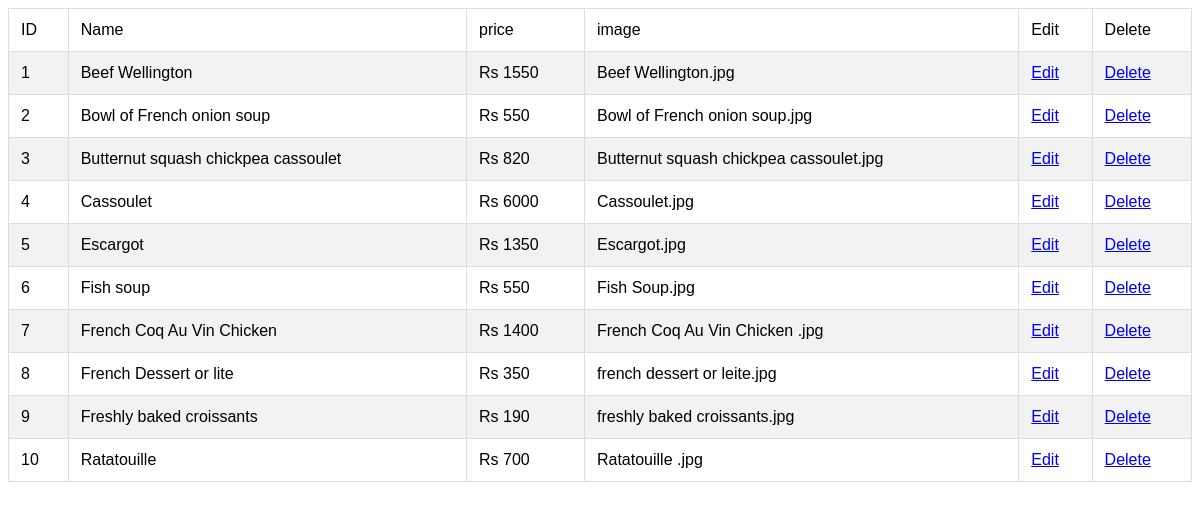
/edit_french.php, run on the app's committed database.
### tables this page shows
CREATE TABLE `french_food` (
  `id` int(20) NOT NULL,
  `name` varchar(50) NOT NULL,
  `price` varchar(50) NOT NULL,
  `image` varchar(200) NOT NULL
);

### edit_french.php (the view, shortened to what this page needs)
 <!DOCTYPE html>
<html>
<head>
</head>
<body>
	<table border="1">
		<tr><td>ID</td><td>Name</td><td>price</td><td>image</td><td>Edit</td><td> Delete</td></tr>
<?php
include ("db_conection.php");
$slelect_query = "SELECT * FROM french_food";
$result = $conn->query($slelect_query);
if ($result->num_rows > 0) {
  while($row = $result->fetch_assoc()) {
  	echo "<tr><td>".$row["id"]."</td><td>".$row["name"]."</td><td>".$row["price"]."
    </td><td>".$row["image"]."</td><td><a href='adit_french.php?id=".$row["id"]."'>
    Edit</a></td><td><a href='del_french.php?id=".$row["id"]. "'>Delete</a></td></tr>";
  }
} else {
  echo "0 results";
}
?>
</table>
</body>
</html>

### edit_french.php (style rules this page uses)
table { width: 100%; border-collapse: collapse; font-family: Arial, sans-serif; }
table td { padding: 12px; border: 1px solid #ddd; }
table tbody tr:nth-child(even) { background-color: #f2f2f2; }

### data on the page
french_food: id "1", name "Beef Wellington", price "Rs 1550", image "Beef Wellington.jpg"
french_food: id "2", name "Bowl of French onion soup", price "Rs 550", image "Bowl of French onion soup.jpg"
french_food: id "3", name "Butternut squash chickpea cassoulet", price "Rs 820", image "Butternut squash chickpea cassoulet.jpg"
french_food: id "4", name "Cassoulet", price "Rs 6000", image "Cassoulet.jpg"
french_food: id "5", name "Escargot", price "Rs 1350", image "Escargot.jpg"
french_food: id "6", name "Fish soup", price "Rs 550", image "Fish Soup.jpg"
french_food: id "7", name "French Coq Au Vin Chicken", price "Rs 1400", image "French Coq Au Vin Chicken .jpg"
french_food: id "8", name "French Dessert or lite", price "Rs 350", image "french dessert or leite.jpg"
french_food: id "9", name "Freshly baked croissants", price "Rs 190", image "freshly baked croissants.jpg"
french_food: id "10", name "Ratatouille", price "Rs 700", image "Ratatouille .jpg"
